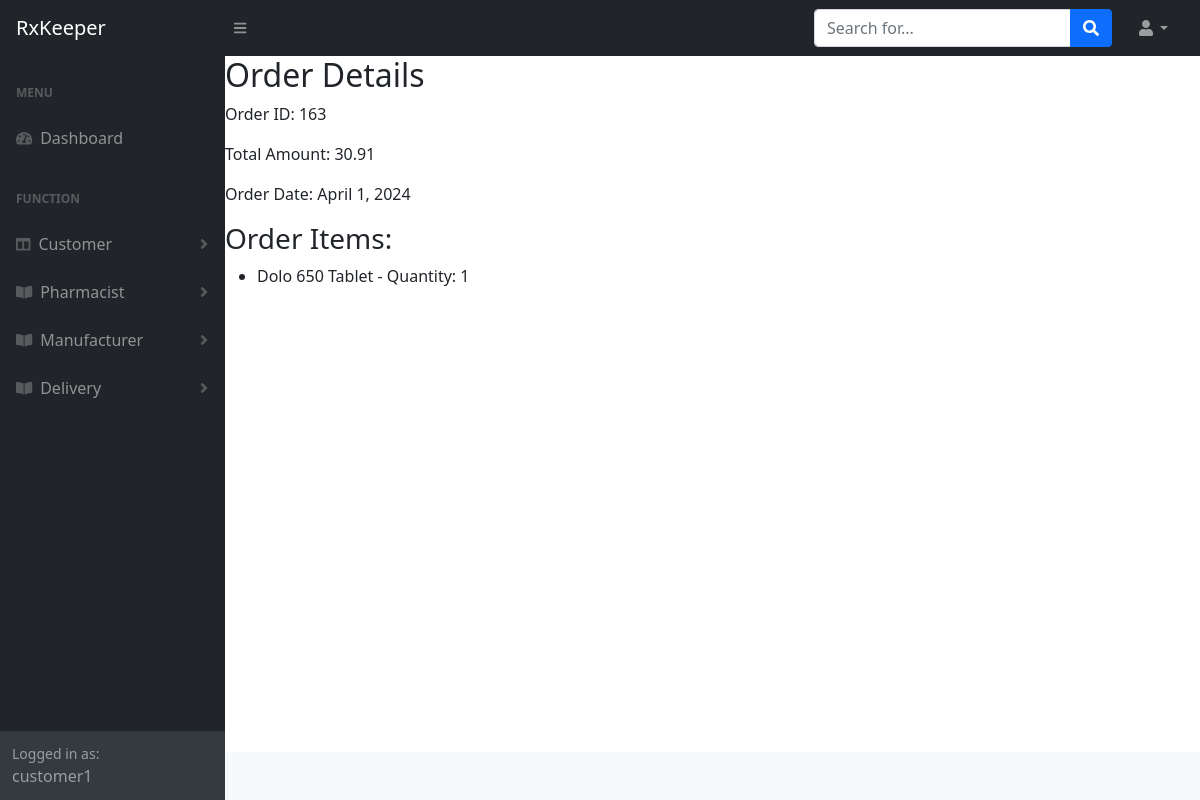
The page /main_project/order_details/163/ (signed in) on the database its author committed.
### logi/models.py (models this page shows, shortened)
class User(AbstractUser):
   is_customer= models.BooleanField(default=False)
   is_employee= models.BooleanField(default=False)
   is_delivery_person = models.BooleanField(default=False)
   name=models.CharField(max_length=50)

class Medicine(models.Model):
    medicine_id = models.AutoField(primary_key=True)
    medicine_name = models.CharField(max_length=255)
    requires_prescription = models.BooleanField(default=False)
    type_of_sell = models.CharField(max_length=255)
    manufacturer = models.CharField(max_length=255)
    salt = models.CharField(max_length=255)
    mrp = models.DecimalField(max_digits=10, decimal_places=2)
    uses = models.TextField(null=True,blank=True)
    alternate_medicines = models.TextField(null=True,blank=True)
    side_effects = models.TextField(null=True,blank=True)
    how_to_use = models.TextField(null=True,blank=True)
    chemical_class = models.CharField(max_length=255)
    habit_forming = models.BooleanField(default=False)
    therapeutic_class = models.CharField(max_length=255)
    action_class = models.CharField(max_length=255)
    how_it_works = models.TextField(null=True, blank=True)
    batch_no = models.CharField(max_length=255)
    exp_date = models.DateField()
    mfg_date = models.DateField()
    in_stock = models.IntegerField()
    wholesale_price = models.DecimalField(max_digits=10, decimal_places=2, default=0)
    added_date = models.DateField(auto_now_add=True)
    medicine_image = models.ImageField(upload_to='medicine_images/', null=True, blank=True)
    active_status = models.BooleanField(default=True)
    class Meta:
        verbose_name_plural = 'Medicines'

### main_project/models.py (models this page shows)
class Order(models.Model):
    user = models.ForeignKey(User, on_delete=models.CASCADE)  # Use the custom user model
    medicines = models.ManyToManyField('logi.Medicine', through='OrderItem')
    total_amount = models.DecimalField(max_digits=10, decimal_places=2)
    razorpay_order_id = models.CharField(max_length=255)
    payment_status = models.CharField(max_length=50, default='PENDING')  # 'PENDING', 'PAID', 'FAILED', etc.
    order_date=models.DateField(auto_now_add=True)
    delivery_date=models.DateField(null=True)
    prescription = models.ForeignKey('logi.Prescription', on_delete=models.SET_NULL, null=True, blank=True)
    assigned_delivery_person = models.ForeignKey('logi.DeliveryPerson', on_delete=models.SET_NULL, null=True, blank=True)
    is_delivery_person = models.BooleanField(default=False)

class OrderItem(models.Model):
    order = models.ForeignKey('Order', on_delete=models.CASCADE)
    medicine = models.ForeignKey('logi.Medicine', on_delete=models.CASCADE)
    quantity = models.PositiveIntegerField()
    cart=   models.ForeignKey('logi.cart',on_delete=models.CASCADE)

### main_project/views.py (the view)
# urls.py: path('order_details/<int:order_id>/', views.order_details, name='order_details'),
@login_required
def order_details(request, order_id):
    order = get_object_or_404(Order, id=order_id)
    order_items = OrderItem.objects.filter(order=order)
    return render(request, 'home/order_details.html', {'order': order, 'order_items': order_items})

### template/home/order_details.html
{% extends 'layouts/base.html' %}
{% block content %}
  <h2>Order Details</h2>
  <p>Order ID: {{ order.id }}</p>
  <p>Total Amount: {{ order.total_amount }}</p>
  <p>Order Date: {{ order.order_date }}</p>
  <h3>Order Items:</h3>
  <ul>
    {% for order_item in order_items %}
      <li>{{ order_item.medicine.medicine_name }} - Quantity: {{ order_item.quantity }}</li>
    {% endfor %}
  </ul>
{% endblock %}

### template/includes/sidebar.html (shortened to what this page needs)
<nav class="sb-sidenav accordion sb-sidenav-dark" id="sidenavAccordion">
    <div class="sb-sidenav-menu">
        <div class="nav">
            <div class="sb-sidenav-menu-heading">Menu</div>
            <a class="nav-link {% if 'index' in segment %} active {% endif %}" href="{% url 'admin_dashboard' %}">
                <div class="sb-nav-link-icon"><i class="fas fa-tachometer-alt"></i></div>
                Dashboard
            </a>
            <div class="sb-sidenav-menu-heading">Function</div>
            <a class="nav-link collapsed" href="#" data-bs-toggle="collapse" data-bs-target="#customerCollapse" aria-expanded="false" aria-controls="customerCollapse">
                <div class="sb-nav-link-icon"><i class="fas fa-columns"></i></div>
                Customer
                <div class="sb-sidenav-collapse-arrow"><i class="fas fa-angle-down"></i></div>
            </a>
            <a class="nav-link collapsed" href="#" data-bs-toggle="collapse" data-bs-target="#pharmacistCollapse" aria-expanded="false" aria-controls="pharmacistCollapse">
                <div class="sb-nav-link-icon"><i class="fas fa-book-open"></i></div>
                Pharmacist
                <div class="sb-sidenav-collapse-arrow"><i class="fas fa-angle-down"></i></div>
            </a>
            <a class="nav-link collapsed" href="#" data-bs-toggle="collapse" data-bs-target="#manufacturerCollapse" aria-expanded="false" aria-controls="manufacturerCollapse">
                <div class="sb-nav-link-icon"><i class="fas fa-book-open"></i></div>
                Manufacturer
                <div class="sb-sidenav-collapse-arrow"><i class="fas fa-angle-down"></i></div>
            </a>
            <a class="nav-link collapsed" href="#" data-bs-toggle="collapse" data-bs-target="#deliveryCollapse" aria-expanded="false" aria-controls="manufacturerCollapse">
                <div class="sb-nav-link-icon"><i class="fas fa-book-open"></i></div>
                Delivery
                <div class="sb-sidenav-collapse-arrow"><i class="fas fa-angle-down"></i></div>
            </a>
        </div>
    </div>
    <div class="sb-sidenav-footer">
        <div class="small">Logged in as:</div>
        {{ request.user.username }}
    </div>
</nav>

### rows shown on the page
User: user.username "customer1"
Order: id "163", total_amount "30.91", order_date "April 1, 2024"
OrderItem: medicine.medicine_name "Dolo 650 Tablet", quantity "1"
